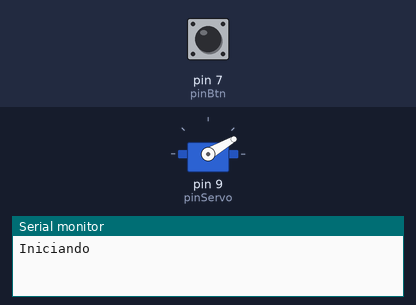
Recording of a sketch running on a simulated Arduino Uno, built with avr-gcc and run on an emulated ATmega328P. Shown: servo, the last lines printed to the serial monitor. Inputs (shaded band) come from the test bench; at power-on: pin 7 (pinBtn) HIGH. Random numbers use the default seed unless the sketch sets one.

Above: at 1.2 s.
1.3 s: pin 7 (pinBtn) pulled LOW for 0.15 s
At 1.45 s:
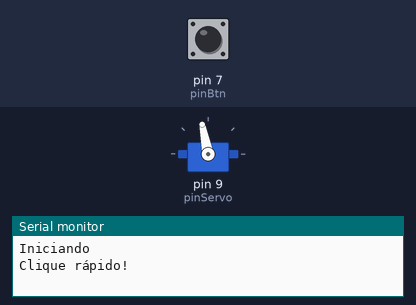
3.1 s: pin 7 (pinBtn) pulled LOW for 1 s
At 4.3 s:
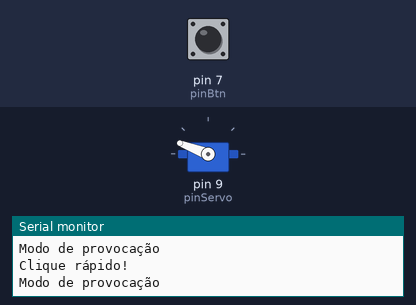
6.8 s: pin 7 (pinBtn) pulled LOW for 3.2 s
At 9.1 s:
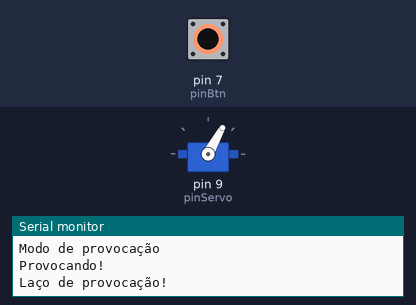
11.5 s: pin 7 (pinBtn) pulled LOW for 1 s
15.5 s: pin 7 (pinBtn) driven LOW
17.4 s: pin 7 (pinBtn) pulsed HIGH 2 times (0.12 s each, 0.3 s apart)
Timing chart, 0 to 20.4 s (numbered marks = the images above; inputs shaded):
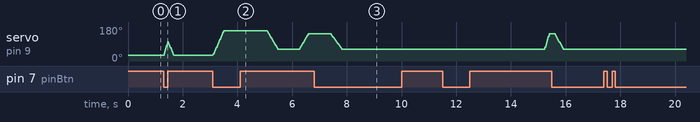

Measured:
- after the input at 1.3 s, servo on pin 9 (pinServo): rises from 30° to 101° in 0.15 s, then falls to 31° in 0.22 s

The sketch:

CaixaInutil_A_.ino
```cpp
// impressão 3d
// versão 1.3
// DJEDU28 (https://github.com/djedu28)


#define pinServo 9
#define pinBtn 7

// Inclui a biblioteca
#include <Servo.h>

// macro
#define btnPress !digitalRead(pinBtn)

Servo alavanca;

int min_pos = 30;
int max_pos = 160;
//int mid_pos = min_pos+(max_pos-min_pos)/2;

const int provocar_min_pos = 60;
const int provocar_max_pos = 145;

unsigned long last_click_timestamp = 0;
int fast_clicks = 0;
bool provocar_mode = false;

void setup()
{
  alavanca.write(min_pos);
  alavanca.attach(pinServo);

  pinMode(pinBtn, INPUT_PULLUP);

  randomSeed(analogRead(0));

  Serial.begin(9600);
  Serial.println("Iniciando");

  //calibrar();

  last_click_timestamp = millis();
}

void loop(){

  int speed1 = random(2, 5);
  int speed2 = random(2, 8);

  if(deve_provocar())
    provocar();

  // Dormir enquanto não está ligado
  // Aguarde o clique
  if(!btnPress)
    return;

  //Serial.println("ON!");

  verifique_se_incomodou();

  if(btnPress&&!provocar_mode){
    // Avançar até que o interruptor esteja desligado
    move_servo(max_pos, speed1, true);

    //Serial.println("OFF");

    // Agora mova para trás até min pos ou usuário clicar em alternar novamente
    move_servo(min_pos, speed2, true);

    //Serial.println("End of lopp");
  }
  //delay();
}


// funções
bool move_servo(int end_pos, int step_delay, bool look_for_switch) {
  int cur_pos = alavanca.read();

  // Check if we are already there
  if(cur_pos == end_pos) {
    //Serial.println("Already there");
    return true;
  }

  // Move from current position to the end position
  int servo_step = cur_pos < end_pos ? 1 : -1;
  bool switching_state = (cur_pos >= end_pos);
  for(; cur_pos != end_pos; cur_pos += servo_step)
  {
    alavanca.write(cur_pos);
    delay(step_delay);

    // If servo is moving forward - expect for switch off
    // if moving backward - switch on will break the loop
    if(look_for_switch && (btnPress == switching_state))
    {
      //Serial.println("Switch change detected");
      return false;
    }
  }

  //Serial.println("Move done");
  return true;
}

void provocar() {

  Serial.println("Provocando!");

  move_servo(provocar_min_pos, random(4, 6), false);
  delay(200 + random(2000));

  do {
    Serial.println("Laço de provocação!");

    if(btnPress) // O usuário clicou novamente no botão
      return;

    move_servo(provocar_max_pos, random(2, 6), false);
    delay(random(1000));
    move_servo(provocar_min_pos, random(4, 6), false);
    delay(200 + random(2000));
  }

  while(random(5) > 2);

  if(btnPress) // O usuário clicou novamente no botão
    return;

  Serial.println("Saindo do loop de provocação!");
  move_servo(min_pos, random(4, 6), false);

  // Não provoque mais
  if(random(5) > 2)
  {
    Serial.println("Não provoca mais!");
    provocar_mode = false;
  }
}

void verifique_se_incomodou(){

  const int fast_click_threshold = 2000; //2 seconds
  const int clicks_for_provocar_mode = 4;

  unsigned long cur_timestamp = millis();

  // Verifique se o clique anterior não foi muito longo
  if(cur_timestamp - last_click_timestamp > fast_click_threshold) {
    // Se o último clique foi muito antigo (usuário normal) - redefina o contador de cliques
    Serial.println("Clique lento!");
    fast_clicks = 0;
  }
  else {
    // Nosso usuário é nerd de cliques
    Serial.println("Clique rápido!");
    fast_clicks++;
  }

  last_click_timestamp = cur_timestamp;

  // Se o usuário nos incomodar clicando - entre no modo de provocação
  if(fast_clicks > clicks_for_provocar_mode) {
    Serial.println("Modo de provocação");
    provocar_mode = true;
  }
}

bool deve_provocar(){

  const int provocar_threshold = 1000; //4 segundos após o último clique

  unsigned long cur_timestamp = millis();

  // Verifique se não houve ação durante os últimos segundos para que possamos provocar
  if(provocar_mode && (cur_timestamp - last_click_timestamp > provocar_threshold))
    return true;

  return false;
}

void calibrar(){

  Serial.begin(9600);
  int ang = 90;
  while (1){
    if (Serial.available()) {
      ang = Serial.parseInt();
    }
    alavanca.write(ang);
    delay(10);
  }
}
```
